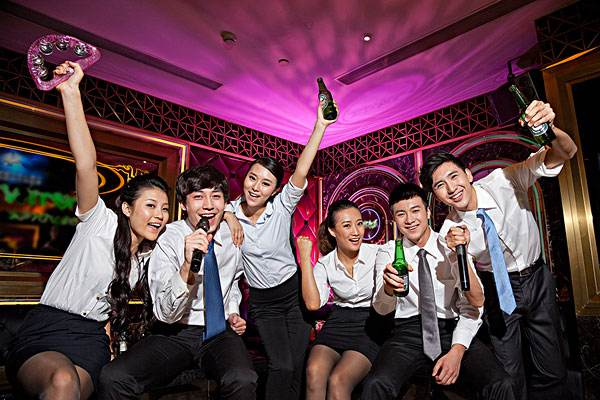
#> input picture Mtcnn_1/1.jpg, 600 x 400 px, found by its file name
$ python affine.py
#> lines starting #> are read from the running program, lines starting #| are printed output that depends on the picture
# 仿射变换
import cv2
import numpy as np
import math

img = cv2.imread("1.jpg")
#> img is the input picture: shape (400, 600, 3); mean B, G, R 74.7, 62.9, 96.9
rows, cols, channals = img.shape
#> rows = 400; cols = 600; channals = 3
print()
# 沿X,Y轴平移50
# M = np.float32([[1, 0, 50], [0, 1, 50]])
# 将图片的高和宽都缩小一半
# M = np.float32([[0.5, 0, 0], [0, 0.5, 0]])
# 将图片逆时针旋转10°
# M = np.float32([[math.cos(math.radians(10)), math.sin(math.radians(10)), 0],
#                 [-math.sin(math.radians(10)), math.cos(math.radians(10)), 0]])
# 将图片进行方向剪切
# M = np.float32([[1, 0, 0], [2, 1, 0]])

#自动得到需要的变换矩阵 第一个参数为旋转的中心，第二个参数为旋转的度数，第三个参数为缩放的比例因子
M = cv2.getRotationMatrix2D((cols/2,rows/2), 0, 2)
#> M = [[2, 0, -300], [0, 2, -200]]

img = cv2.warpAffine(img, M, (cols, rows))
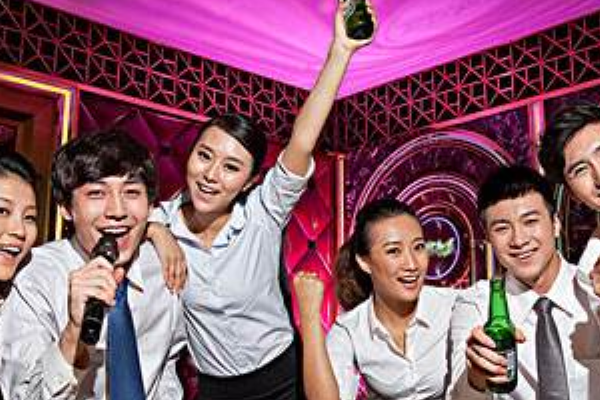
#> img: shape (400, 600, 3); mean B, G, R 112.1, 95.5, 141.2

cv2.imshow("img", img)
cv2.waitKey(0)

$ run again, with Mtcnn_1/0.jpg copied over Mtcnn_1/1.jpg
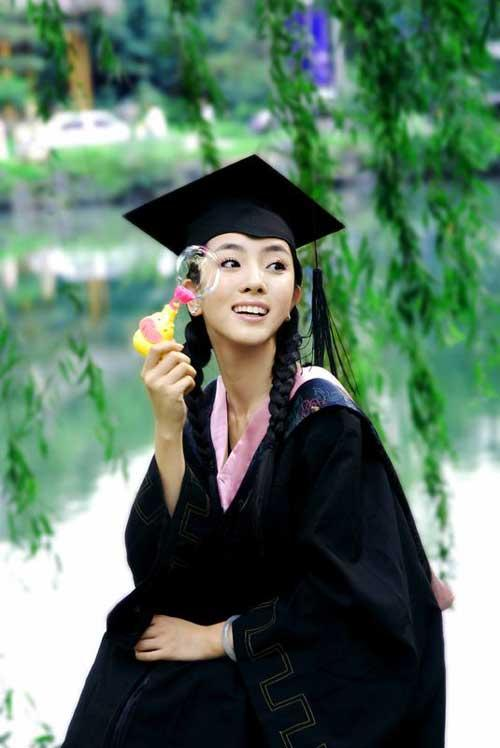
#> input picture Mtcnn_1/0.jpg, 500 x 748 px, found by its file name
#> img is the input picture: shape (748, 500, 3); mean B, G, R 99.5, 116.3, 91.6
#> `img = cv2.warpAffine(img, M, (cols, rows))`:
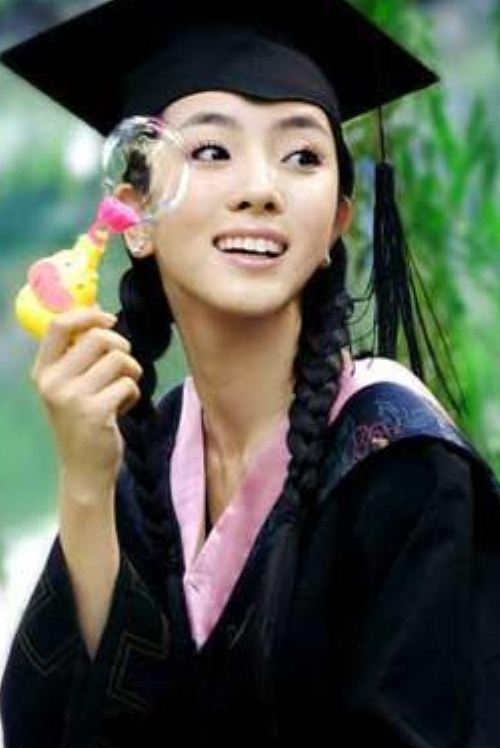
#> img: shape (748, 500, 3); mean B, G, R 75.4, 86.9, 82.3

$ run again, with Mtcnn_1/2.jpg copied over Mtcnn_1/1.jpg
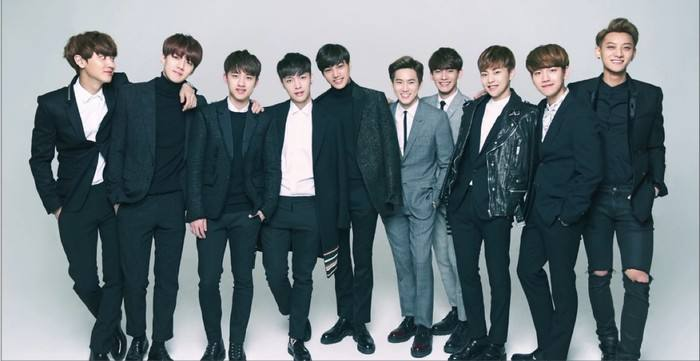
#> input picture Mtcnn_1/2.jpg, 700 x 361 px, found by its file name
#> img is the input picture: shape (361, 700, 3); mean B, G, R 125.7, 120.3, 108.1
#> `img = cv2.warpAffine(img, M, (cols, rows))`:
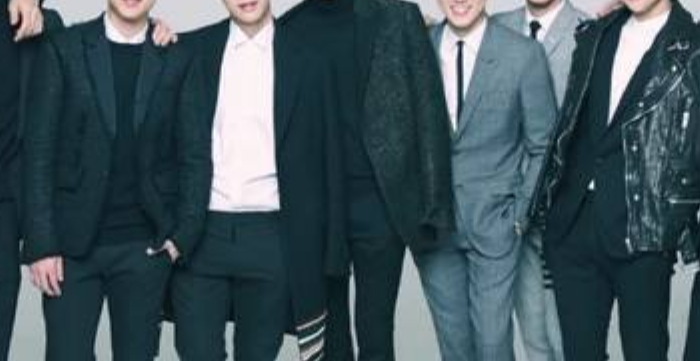
#> img: shape (361, 700, 3); mean B, G, R 90.2, 82.9, 64
